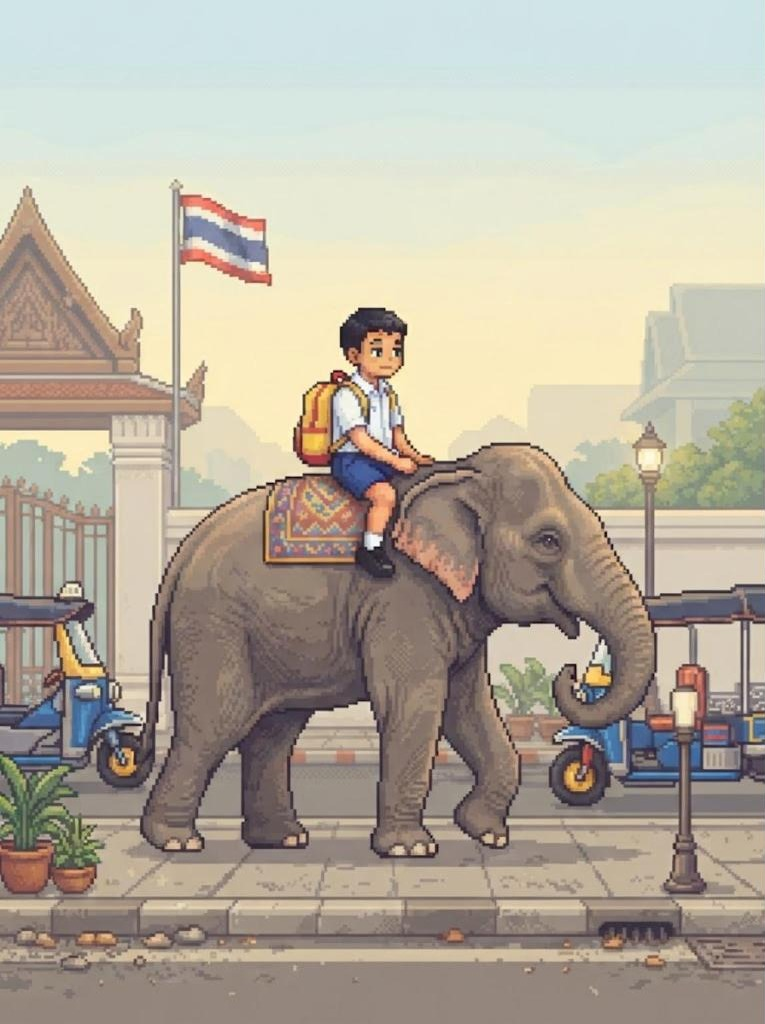
#> input picture src/art/concept7/elephant_schoolkid.jpg, 765 x 1024 px
$ python poster.py ../art/concept7/elephant_schoolkid.jpg out.png
#> lines starting #> are read from the running program, lines starting #| are printed output that depends on the picture
import sys, numpy as np
from PIL import Image
a = np.array(Image.open(sys.argv[1]).convert('RGB')).astype(int)
g = (a[:,:,1] > 200) & (a[:,:,0] < 60) & (a[:,:,2] < 60); m = ~g
#> after `g = (a[:, :, 1] > 200) & (a[:, :, 0] < 60) & (a[:, :, 2] < 60)`: g: shape (1024, 765) bool; every value is 0
#> after `m = ~g`: m: shape (1024, 765) bool; every value is 1
rows = np.where(m.mean(1) > 0.3)[0]; cols = np.where(m.mean(0) > 0.3)[0]
#> after `rows = np.where(m.mean(1) > 0.3)[0]`: rows = 1024 values from 0 to 1023
#> after `cols = np.where(m.mean(0) > 0.3)[0]`: cols = 765 values from 0 to 764
im = Image.fromarray(a[rows[0]:rows[-1]+1, cols[0]:cols[-1]+1].astype('uint8'))
#> im is the input picture: PIL image 765x1024 RGB; mean R, G, B 179.6, 171.4, 157
w, h = im.size; im = im.crop((int(w*.035), int(h*.03), int(w*.965), int(h*.97)))
#> after `w, h = im.size`: w = 765; h = 1024
#> after `im = im.crop((int(w * 0.035), int(h * 0.03), int(w * 0.965), int(h * 0`:
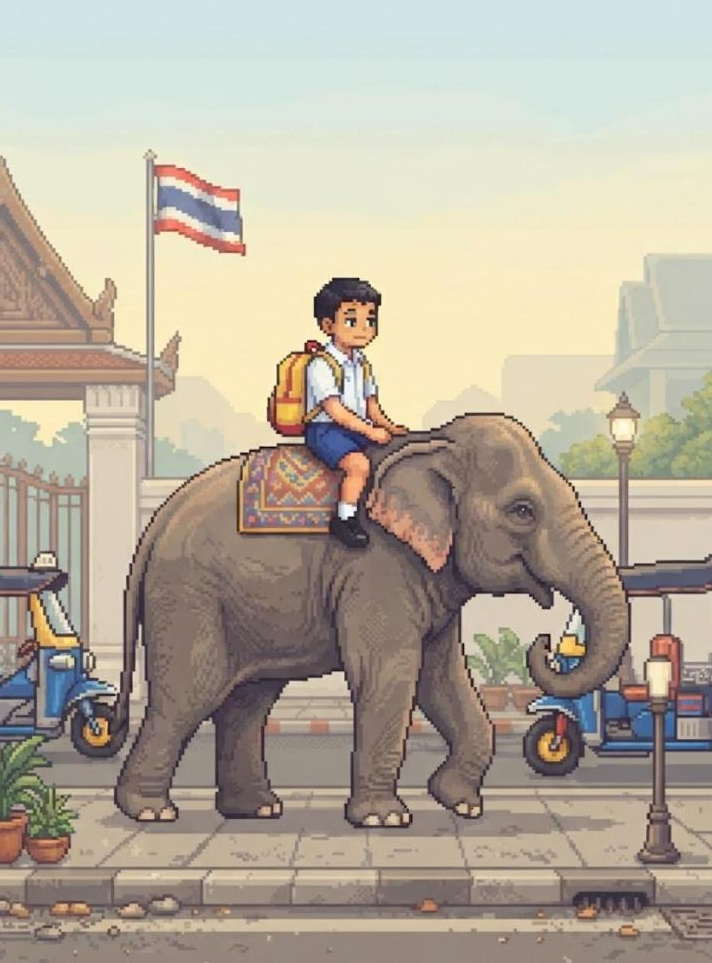
#> im: PIL image 712x963 RGB; mean R, G, B 180.3, 171.2, 155.9
w, h = im.size; th = int(w * 824 / 616)
#> after `w, h = im.size`: w = 712; h = 963
#> after `th = int(w * 824 / 616)`: th = 952
if th < h: im = im.crop((0, (h-th)//2, w, (h-th)//2 + th))
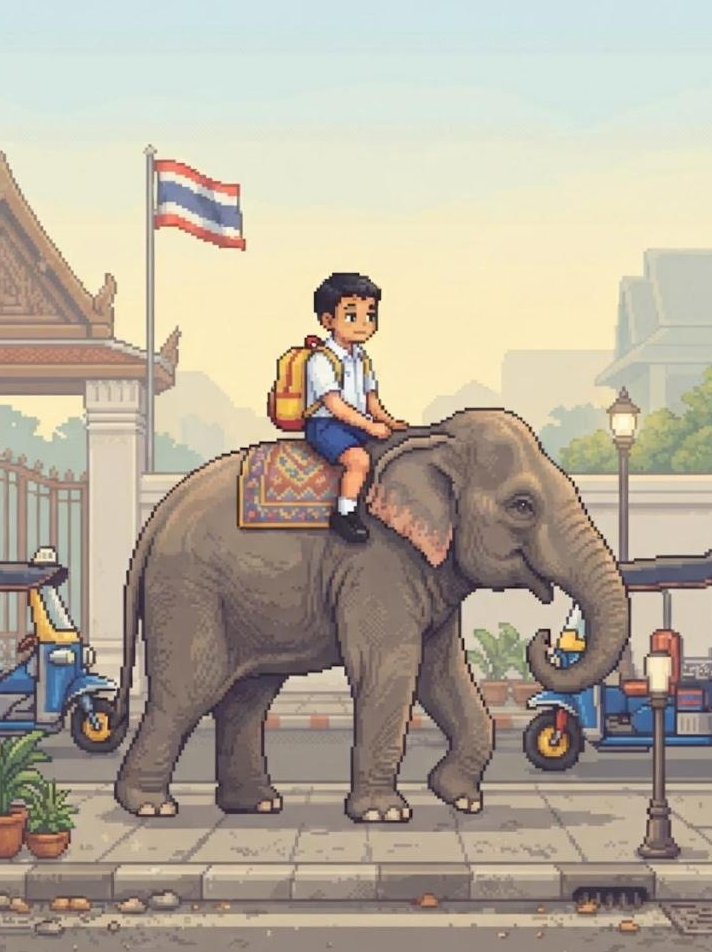
#> im: PIL image 712x952 RGB; mean R, G, B 180.4, 171.2, 155.7
im = im.resize((616, 824), Image.LANCZOS); im.save(sys.argv[2], quality=90); print(sys.argv[2], im.size)
#| out.png (616, 824)

$ run again, on src/art/concept7/thammasat.jpg
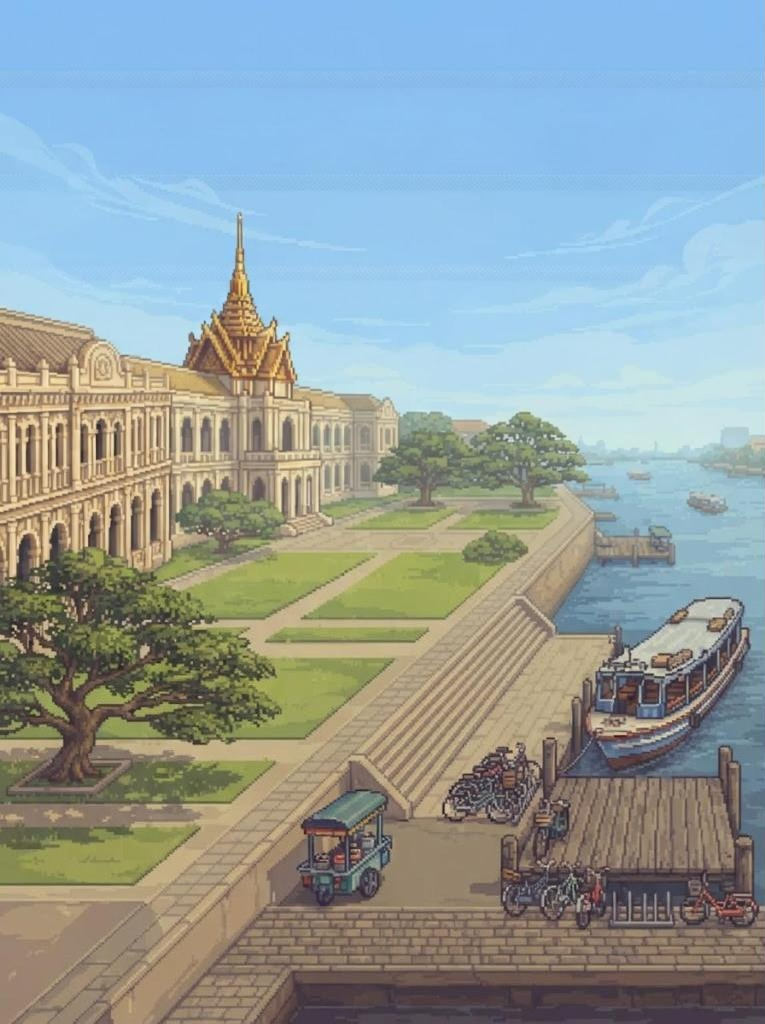
#> input picture src/art/concept7/thammasat.jpg, 765 x 1024 px
#> g: shape (1024, 765) bool; every value is 0
#> m: shape (1024, 765) bool; every value is 1
#> rows = 1024 values from 0 to 1023
#> cols = 765 values from 0 to 764
#> im is the input picture: PIL image 765x1024 RGB; mean R, G, B 145.8, 158.3, 158.9
#> `im = im.crop((int(w * 0.035), int(h * 0.03), int(w * 0.965), int(h * 0`:
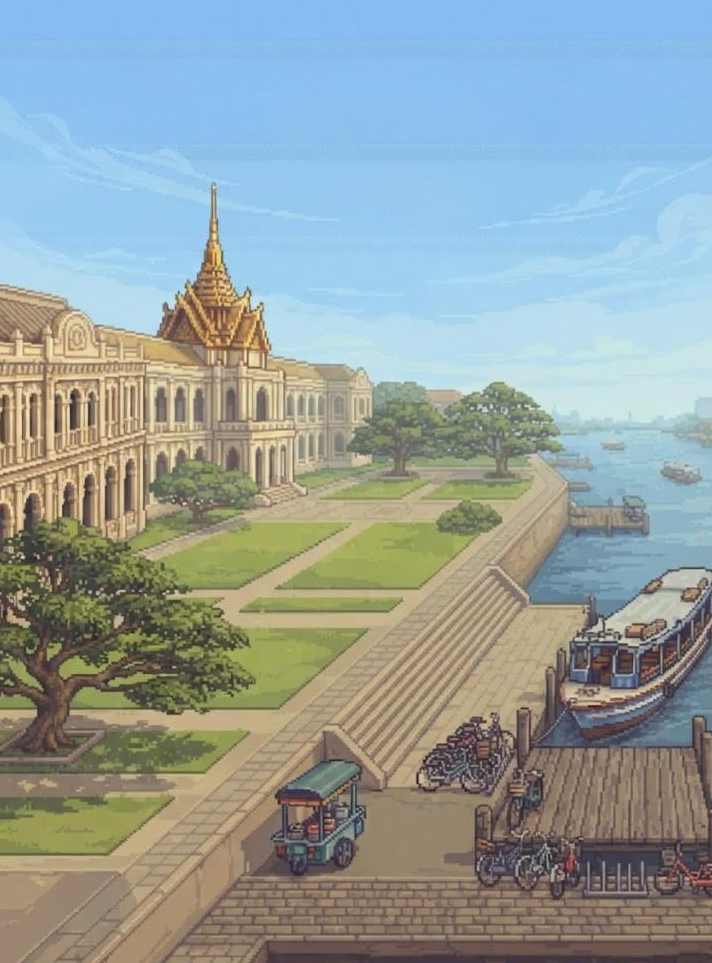
#> im: PIL image 712x963 RGB; mean R, G, B 147.8, 159.8, 158.4
#> `if th < h: im = im.crop((0, (h-th)//2, w, (h-th)//2 + th))`:
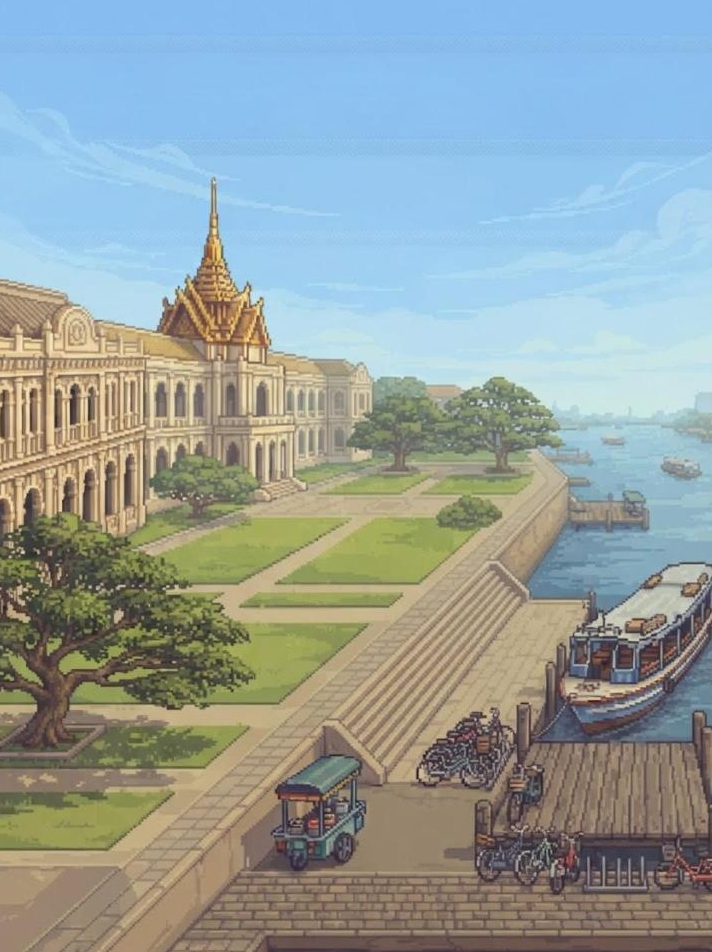
#> im: PIL image 712x952 RGB; mean R, G, B 148.2, 160.1, 158.5
#| out.png (616, 824)
